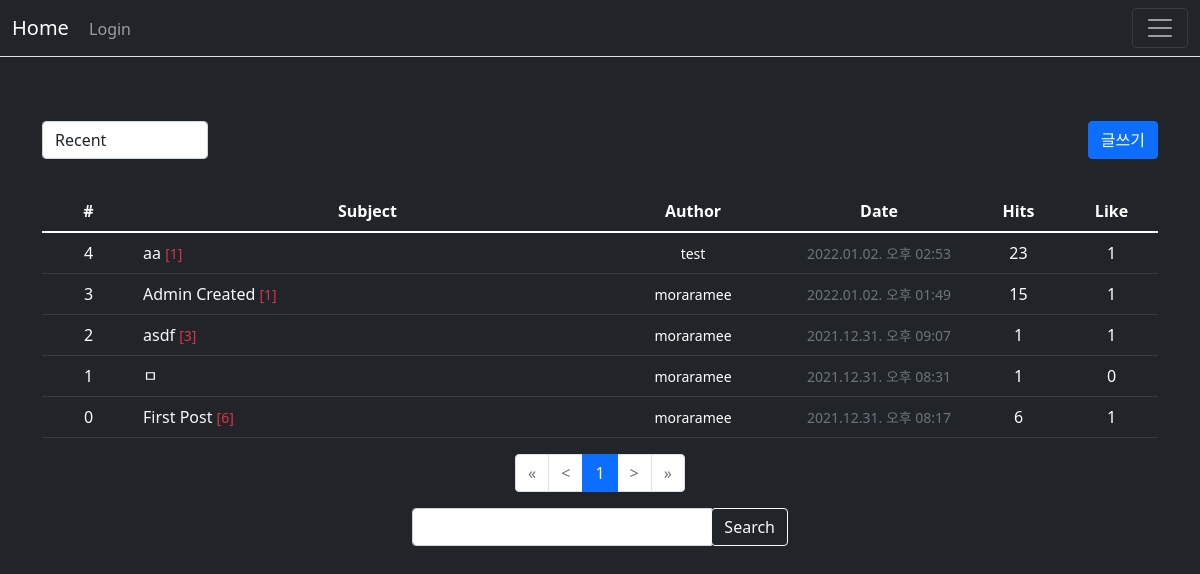
/board/, run on the app's committed database.
### board/models.py (models this page shows, shortened)
class Post(models.Model):
    author = models.ForeignKey(User, on_delete=models.SET('Deleted:User'), related_name='author_post')
    subject = models.CharField(max_length=100)
    content = models.TextField()
    create_date = models.DateTimeField()
    modify_date = models.DateTimeField(null=True, blank=True)
    liked = models.ManyToManyField(User, related_name='liked_post')
    disliked = models.ManyToManyField(User, related_name='disliked_post')
    hits = models.PositiveIntegerField(default=0)

### board/views/base_views.py (the view, shortened to what this page needs)
# urls.py: path('', base_views.index, name='index')
def index(request):
    page = request.GET.get('page', '1')
    kw = request.GET.get('kw', '')
    so = request.GET.get('so', 'recent')  # 정렬기준
    if so == 'like':
        post_list = Post.objects.annotate(num_liked=Count('liked')).order_by('-num_liked', '-create_date')
    elif so == 'comment':
        post_list = Post.objects.annotate(num_comment=Count('comment')).order_by('-num_comment', '-create_date')
    elif so == 'hit':
        post_list = Post.objects.order_by('-hits', '-create_date')
    else:  # recent
        post_list = Post.objects.order_by('-create_date')
    paginator = Paginator(post_list, 10)
    page_obj = paginator.get_page(page)
    context = {'post_list': page_obj, 'page': page, 'kw': kw, 'so': so}
    return render(request, 'board/post_list.html', context)

### board/templatetags/board_filter.py (called while the page is built)
@register.filter
def sub(value, arg):
    return value - arg

### templates/board/post_list.html (shortened to what this page needs)
{% extends 'base.html' %}
{% load board_filter %}
{% block content %}
<div class="container position-relative py-5">
    <div class="row justify-content-between my-3">
    <div class="inline-block col-2">
        <select class="form-control so">
            <option value="recent" {% if so == 'recent' %}selected{% endif %}>Recent</option>
        </select>
    </div>
    <div class="col text-end pb-3">
        <a href="{%url 'board:post_create'%}" class="btn btn-primary">글쓰기</a>
    </div>
</div>
    <table class="table table-hover table-dark">
        <thead>
            <tr class="text-center">
                <th class="col-1">#</th>
                <th class="col">Subject</th>
                <th class="col-2">Author</th>
                <th class="col-2">Date</th>
                <th class="col-1">Hits</th>
                <th class="col-1">Like</th>
            </tr>
        </thead>
        <tbody>
        {%if post_list %}
            {%for post in post_list %}
            <tr class=" align-middle">
                <td class="text-center">
                    {{ post_list.paginator.count|sub:post_list.start_index|sub:forloop.counter|add:1 }}
                </td>
                <td>
                    <a href="{% url 'board:detail' post.id %}" class="text-light text-decoration-none">
                        {{ post.subject }}
                    </a>
                    {% if post.comment_set.count > 0 %}
                        <span class="text-danger small ml-2">
                            [{{ post.comment_set.count }}]
                        </span>
                    {% endif %}
                </td>
                <td class="text small text-center">
                    {{ post.author }}
                </td>
                <td class="text-muted text-center small">
                    {{ post.create_date|date:'Y.m.d. a h:i' }}
                </td>
                <td class="text-center">
                    {{ post.hits }}
                </td>
                <td class="text-center">
                    {{ post.liked.count}}
                </td>
            </tr>
            {%endfor%}
        {%else%}
            <tr>
                <td colspan="3">No Data.</td>
            </tr>
        {%endif%}
        </tbody>
    </table>
    {% include "board/post_pagination.html" %}
    <div class="row my-3">
        <div class="col-4 start-50 translate-middle-x input-group" style="width: 400px">
            <input type="text" class="form-control kw" value="{{ kw|default_if_none:'' }}">
            <div class="input-group-append">
                <button class="btn btn-outline-light" type="button" id="btn_search">Search</button>
            </div>
        </div>
    </div>
</div>
{% endblock %}

### templates/base.html (shortened to what this page needs)
{%load static%}
<!doctype html>
<html lang="ko">
    <head>
        <link rel="stylesheet" href="{% static 'bootstrap.min.css' %}">
        <link rel="stylesheet" href="{% static 'style.css' %}">
        <link rel="stylesheet" href="https://cdnjs.cloudflare.com/ajax/libs/font-awesome/5.8.2/css/all.min.css"/>
    </head>
    <body class="bg-dark">
        {% include "navbar.html"%}
        {% block content %}
        {% endblock %}
    </body>
</html>

### templates/navbar.html (shortened to what this page needs)
<nav class="navbar bg-dark pos-f-t navbar-exapnd-lg navbar-dark border-bottom">
    <div class="container-fluid">
        <span>
        <a class="navbar-brand" href="{% url 'board:index' %}">Home</a>
        {% if user.is_authenticated %}
        <a class="navbar-text text-decoration-none" href="{% url 'common:logout' %}">Logout</a>
        {% else %}
        <a class="navbar-text text-decoration-none" href="{% url 'common:login' %}">Login</a>
        {% endif %}
        </span>
        <button class="navbar-toggler" type="button" data-bs-toggle="offcanvas" data-bs-target="#navigationBar" aria-expanded="false" aria-controls="navigationBar">
            <span class="navbar-toggler-icon"></span>
        </button>
    </div>
</nav>

### templates/board/post_pagination.html
<ul class="pagination justify-content-center">
    {% if post_list.number != 1 %}
    <li class="page-item">
        <a class="page-link" href="#" data-page={{ 1 }}>&laquo;</a>
    </li>
    {% else %}
    <li class="page-item disabled">
        <a class="page-link" tabindex="-1" aria-disabled="true" href="#">&laquo;</a>
    </li>
    {% endif %}
    {% if post_list.has_previous %}
    <li class="page-item">
        <a class="page-link" href="#" data-page="{{ post_list.previous_page_number }}"></a>
    </li>
    {% else %}
    <li class="page-item disabled">
        <a class="page-link" tabindex="-1" aria-disabled="true" href="#">&lt;</a>
    </li>
    {% endif %}
    {% for page_number in post_list.paginator.page_range %}
        {% if page_number >= post_list.number|add:-3 and page_number <= post_list.number|add:3 %}
            {% if page_number == post_list.number %}
            <li class="page-item active" aria-current="page">
                <a class="page-link" href="#"
                    data-page="{{ page_number }}"> {{ page_number }} </a>
            </li>
            {% else %}
            <li class="page-item" aria-current="page">
                <a class="page-link" href="#"
                    data-page="{{ page_number }}"> {{ page_number }} </a>
            </li>
            {% endif %}
        {% endif %}
    {% endfor %}
    {% if post_list.has_next %}
        <li class="page-item">
            <a class="page-link" href="#"
                data-page="{{ post_list.next_page_number }}">&gt;</a>
        </li>
    {% else %}
    <li class="page-item disabled">
        <a class="page-link" tabindex="-1" aria-disabled="true" href="#">&gt;</a>
    </li>
    {% endif %}
    {% if post_list.number != post_list.paginator.num_pages %}
    <li class="page-item">
        <a class="page-link" href="#"
            data-page="{{ post_list.paginator.num_pages }}">&raquo;</a>
    </li>
    {% else %}
    <li class="page-item disabled">
        <a class="page-link" tabindex="-1" aria-disabled="true" href="#">&raquo;</a>
    </li>
    {% endif %}
</ul>

### static/style.css (style rules this page uses)
body { color: whitesmoke; }

### data on the page
Post: paginator.count|sub "4", subject "aa", comment_set.count "1", author "test", create_date "2022.01.02. 오후 02:53", hits "23", liked.count "1"
Post: paginator.count|sub "3", subject "Admin Created", comment_set.count "1", author "moraramee", create_date "2022.01.02. 오후 01:49", hits "15", liked.count "1"
Post: paginator.count|sub "2", subject "asdf", comment_set.count "3", author "moraramee", create_date "2021.12.31. 오후 09:07", hits "1", liked.count "1"
Post: paginator.count|sub "1", subject "ㅁ", author "moraramee", create_date "2021.12.31. 오후 08:31", hits "1", liked.count "0"
Post: paginator.count|sub "0", subject "First Post", comment_set.count "6", author "moraramee", create_date "2021.12.31. 오후 08:17", hits "6", liked.count "1"

### other printed values
{{ page_number }} "1"
